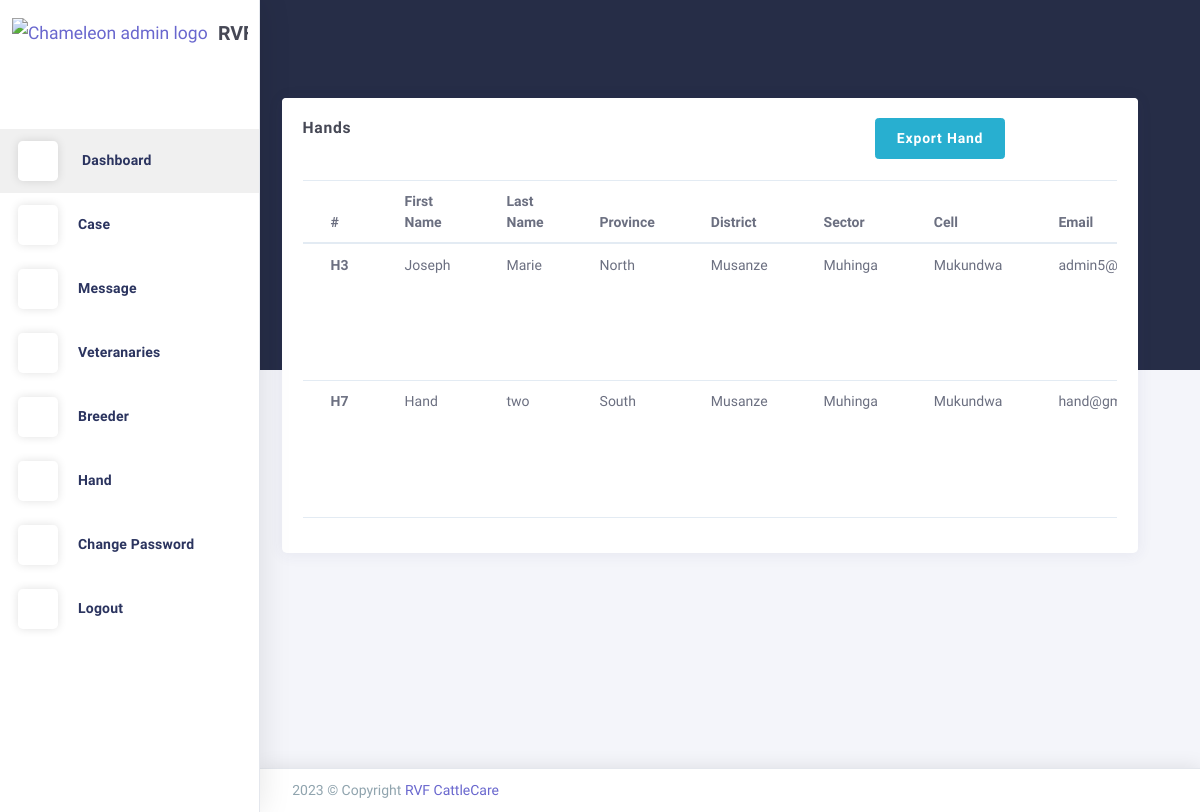
Before: /Hand/ with the older database file.
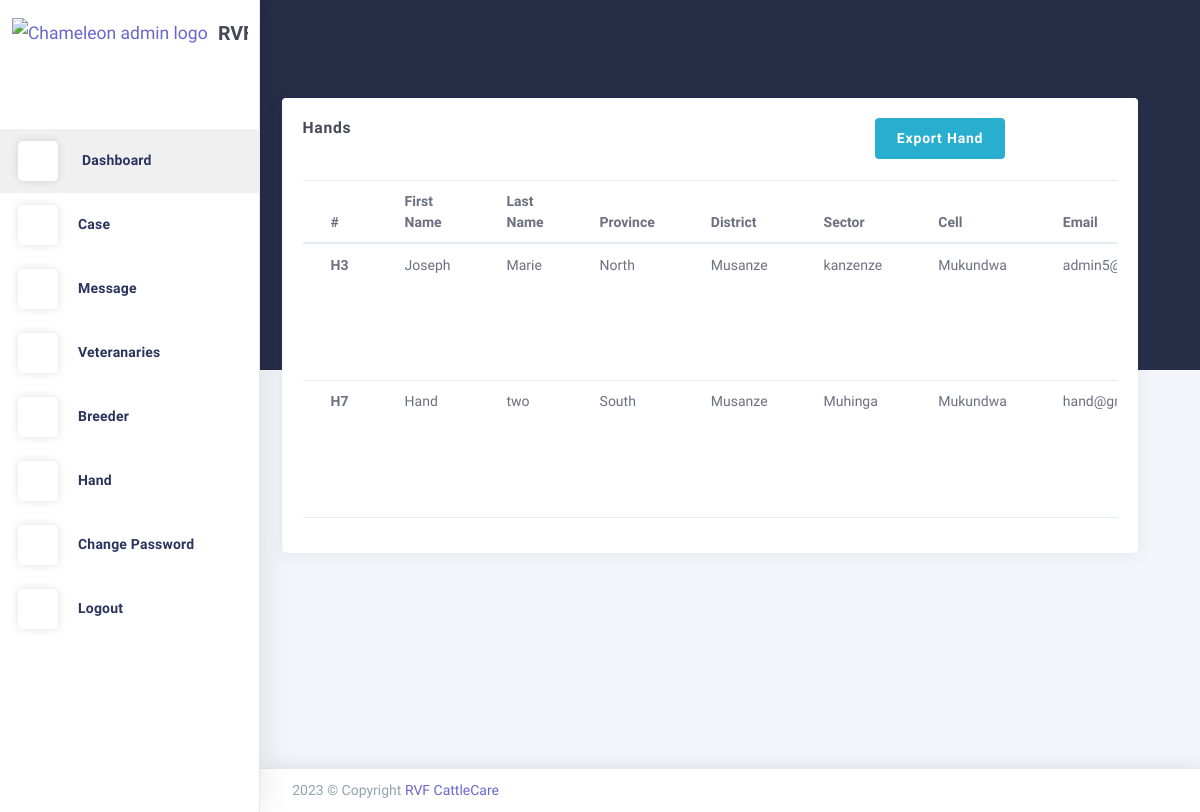
After: the same page with the newer database file.
### users/models.py (models this page shows, shortened)
class User(AbstractBaseUser, PermissionsMixin):
    FirstName=models.CharField(max_length=255,  null=True, blank=True)
    LastName=models.CharField(max_length=255,  null=True, blank=True)
    District=models.CharField(max_length=255,  null=True, blank=True)
    Sector=models.CharField(max_length=255,  null=True, blank=True)
    Cell=models.CharField(max_length=255,  null=True, blank=True)
    Province=models.CharField(max_length=255,  null=True, blank=True)
    email = models.EmailField(max_length=255, unique=True)
    phone = models.CharField(max_length=255, unique=True, null=True, blank=True)
    typee = models.CharField(max_length=255, null=True, blank=True)
    active = models.BooleanField(default=True)
    staff = models.BooleanField(default=False)
    admin = models.BooleanField(default=False)
    objects = UserManager()
    USERNAME_FIELD = 'email'
    REQUIRED_FIELDS = []

### users/views.py (the view)
# urls.py: path('Hand/',Hand,name='Hand'),
def Hand(request):
    Hands=User.objects.filter(typee='Hand')
    return render(request, 'Hand.html',{'Hands':Hands})

### users/templates/Hand.html (shortened to what this page needs)
{% extends 'base.html'%}
{% load static %}
{% block content%}
<div class="app-content content" style="margin-left:-40px;">
    <div class="content-wrapper">
      <div class="content-header row">
        <div class="content-header-left col-md-4 col-12 mb-2">
        </div>
      </div>
      <div class="content-body">
        <div class="row">
           <div class="col-12">
              <div class="card">
                  <div class="card-header">
                      <h4 class="card-title">Hands</h4>
                      <div class="heading-elements">
                          <ul class="list-inline mb-0">
                            <a href="{% url 'exportHand'%}" style="color:white"><button type="button" class="btn btn-info btn-min-width mr-1 mb-1">Export Hand</button></a>
                              <li><a data-action="collapse"><i class="ft-minus"></i></a></li>
                              <li><a data-action="expand"><i class="ft-maximize"></i></a></li>
                              <li><a data-action="close"><i class="ft-x"></i></a></li>
                          </ul>
                      </div>
                  </div>
          <div class="card-content collapse show">
              <div class="card-body">
                  <div class="table-responsive">
                      <table class="table">
                          <thead>
                              <tr>
                                  <th>#</th>
                                  <th>First Name</th>
                                  <th>Last Name</th>
                                  <th>Province</th>
                                  <th>District</th>
                                  <th>Sector</th>
                                  <th>Cell</th>
                                  <th>Email</th>
                              </tr>
                          </thead>
                          <tbody>
                            {% for hand in Hands %}
                            <tr>
                                <th scope="row">H{{hand.id}}</th>
                                <td>{{hand.FirstName}}</td>
                                <td>{{hand.LastName}}</td>
                                <td>{{hand.Province}}</td>
                                <td>{{hand.District}}</td>
                                <td>{{hand.Sector}}</td>
                                <td>{{hand.Cell}}</td>
                                <td>{{hand.email}}</td>
                            </tr>
                            {% endfor %}
                          </tbody>
                      </table>
                  </div>
              </div>
          </div>
      </div>
  </div>
</div>
      </div>
    </div>
  </div>
{% endblock content%}

### users/templates/base.html (shortened to what this page needs)
<!DOCTYPE html>
<html class="loading" lang="en" data-textdirection="ltr">
  <head>
    {% load static %}
    <link href="https://maxcdn.icons8.com/fonts/line-awesome/1.1/css/line-awesome.min.css" rel="stylesheet">
    <link rel="stylesheet" type="text/css" href="{% static "theme-assets/css/vendors.css" %}">
    <link rel="stylesheet" type="text/css" href="{% static "theme-assets/vendors/css/charts/chartist.css" %}">
    <link rel="stylesheet" type="text/css" href="{% static "theme-assets/css/app-lite.css" %}">
    <link rel="stylesheet" type="text/css" href="{% static "theme-assets/css/core/menu/menu-types/vertical-menu.css" %}">
    <link rel="stylesheet" type="text/css" href="{% static "theme-assets/css/core/colors/palette-gradient.css" %}">
    <link rel="stylesheet" type="text/css" href="{% static "theme-assets/css/pages/dashboard-ecommerce.css" %}">
  </head>
  <body class="vertical-layout vertical-menu 2-columns   menu-expanded fixed-navbar" data-open="click" data-menu="vertical-menu" data-color="bg-chartbg" data-col="2-columns">
    <nav class="header-navbar navbar-expand-md navbar navbar-with-menu navbar-without-dd-arrow fixed-top navbar-semi-light">
      <div class="navbar-wrapper">
        <div class="navbar-container content">
        </div>
      </div>
    </nav>
    <div class="main-menu menu-fixed menu-light menu-accordion    menu-shadow " data-scroll-to-active="true" data-img="{% static "theme-assets/images/backgrounds/02.jpg" %}">
      <div class="navbar-header">
        <ul class="nav navbar-nav flex-row">
          <li class="nav-item mr-auto"><a class="navbar-brand" href="index.html"><img class="brand-logo" alt="Chameleon admin logo" src="{% static "theme-assets/images/logo/Logo.png" %}"/>
              <h3 class="brand-text">RVF CattleCare</h3></a></li>
        </ul>
      </div>
      <div class="main-menu-content">
        <ul class="navigation navigation-main" id="main-menu-navigation" data-menu="menu-navigation">
          <li><a href="{% url 'index' %}"></a>
          </li>
            <li class="active"><a href="{% url 'index' %}"><i class="ft-home"></i><span class="menu-title" data-i18n="">Dashboard</span></a>
            </li>
            <li class=" nav-item"><a href="{% url 'Cases' %}"><i class="ft-pie-chart"></i><span class="menu-title" data-i18n="">Case</span></a>
            </li>
            <li class=" nav-item"><a href="{% url 'Messages' %}"><i class="ft-pie-chart"></i><span class="menu-title" data-i18n="">Message</span></a>
            </li>
            <li class=" nav-item"><a href="{% url 'Vet' %}"><i class="ft-droplet"></i><span class="menu-title" data-i18n="">Veteranaries</span></a>
            </li>
            <li class=" nav-item"><a href="{% url 'Breeder' %}"><i class="ft-layers"></i><span class="menu-title" data-i18n="">Breeder</span></a>
            </li>
            <li class=" nav-item"><a href="{% url 'Hand' %}"><i class="ft-box"></i><span class="menu-title" data-i18n="">Hand</span></a>
            </li>
            <li class=" nav-item"><a href="{% url 'changeuserpassword' user.id %}"><i class="ft-box"></i><span class="menu-title" data-i18n="">Change Password</span></a>
            </li>
            <li class=" nav-item"><a href="{% url 'logout' %}"><i class="ft-bold"></i><span class="menu-title" data-i18n="">Logout</span></a>
            </li>
          </ul>
      </div>
      <div class="navigation-background"></div>
    </div>
    <div class="app-content content">
      <div class="content-wrapper">
        <div class="content-body">
    {% block content %}
                    {% endblock content %}
        </div>
      </div>
    </div>
    <footer class="footer footer-static footer-light navbar-border navbar-shadow">
      <div class="clearfix blue-grey lighten-2 text-sm-center mb-0 px-2"><span class="float-md-left d-block d-md-inline-block">2023  &copy; Copyright <a class="text-bold-800 grey darken-2" href="" target="_blank">RVF CattleCare</a></span>
      </div>
    </footer>
  </body>
</html>

### Cattlecare/static/theme-assets/css/core/menu/menu-types/vertical-menu.css (style rules this page uses)
body.vertical-layout.vertical-menu.menu-expanded .navbar-header { z-index: 999; float: left; width: 260px; }
body.vertical-layout.vertical-menu.menu-expanded .navbar .navbar-container { margin-left: 260px; }
body.vertical-layout.vertical-menu.menu-expanded .main-menu { width: 260px; -webkit-transition: 300ms ease all; -moz-transition: 300ms ease all; -o-transition: 300ms ease all; transition: 300ms ease all; -webkit-backface-visibility: hidden; -moz-backface-visibility: hidden; backface-visibility: hidden; }
body.vertical-layout.vertical-menu.menu-expanded .main-menu .navigation > li > a > i:before { font-size: 1.5rem; }
body.vertical-layout.vertical-menu.menu-expanded .main-menu .navigation > li > a > span { -webkit-transition: -webkit-transform .3s ease; -moz-transition: transform .3s ease, -moz-transform .3s ease; -o-transition: -o-transform .3s ease; transition: -webkit-transform .3s ease; transition: transform .3s ease; transition: transform .3s ease, -webkit-transform .3s ease, -moz-transform .3s ease, -o-transform .3s ease; }
body.vertical-layout.vertical-menu.menu-expanded .main-menu.menu-light .navigation > li > a > i { line-height: 40px; display: inline-block; width: 40px; height: 40px; margin-right: 20px; text-align: center; vertical-align: middle; border-radius: 12%; background: #fff; -webkit-box-shadow: 0 0 10px rgba(0, 0, 0, .12); box-shadow: 0 0 10px rgba(0, 0, 0, .12); }
body.vertical-layout.vertical-menu.menu-expanded .content, body.vertical-layout.vertical-menu.menu-expanded .footer { margin-left: 260px; }

### Cattlecare/static/theme-assets/css/pages/dashboard-ecommerce.css (style rules this page uses)
.content .content-wrapper { padding-top: 0 !important; }

Changed rows visible on the page:
changed User "Joseph": Sector "Muhinga" → "kanzenze"
